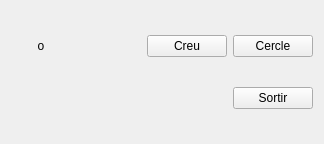
<?xml version="1.0" encoding="UTF-8"?>
<ui version="4.0">
 <class>myForm</class>
 <widget class="QWidget" name="myForm">
  <property name="geometry">
   <rect>
    <x>0</x>
    <y>0</y>
    <width>324</width>
    <height>144</height>
   </rect>
  </property>
  <property name="windowTitle">
   <string>Form</string>
  </property>
  <layout class="QVBoxLayout" name="verticalLayout">
   <item>
    <layout class="QHBoxLayout" name="horizontalLayout">
     <item>
      <widget class="MyLabel" name="label">
       <property name="minimumSize">
        <size>
         <width>60</width>
         <height>0</height>
        </size>
       </property>
       <property name="text">
        <string>o</string>
       </property>
       <property name="alignment">
        <set>Qt::AlignCenter</set>
       </property>
      </widget>
     </item>
     <item>
      <spacer name="horizontalSpacer">
       <property name="orientation">
        <enum>Qt::Horizontal</enum>
       </property>
       <property name="sizeHint" stdset="0">
        <size>
         <width>40</width>
         <height>20</height>
        </size>
       </property>
      </spacer>
     </item>
     <item>
      <widget class="QPushButton" name="pushButton">
       <property name="text">
        <string>Creu</string>
       </property>
      </widget>
     </item>
     <item>
      <widget class="QPushButton" name="pushButton_2">
       <property name="text">
        <string>Cercle</string>
       </property>
      </widget>
     </item>
    </layout>
   </item>
   <item>
    <layout class="QHBoxLayout" name="horizontalLayout_2">
     <item>
      <spacer name="horizontalSpacer_2">
       <property name="orientation">
        <enum>Qt::Horizontal</enum>
       </property>
       <property name="sizeHint" stdset="0">
        <size>
         <width>128</width>
         <height>20</height>
        </size>
       </property>
      </spacer>
     </item>
     <item>
      <widget class="QPushButton" name="pushButton_3">
       <property name="text">
        <string>Sortir</string>
       </property>
      </widget>
     </item>
    </layout>
   </item>
  </layout>
 </widget>
 <customwidgets>
  <customwidget>
   <class>MyLabel</class>
   <extends>QLabel</extends>
   <header>MyLabel.h</header>
   <slots>
    <slot>sumarU()</slot>
    <slot>sumarDos()</slot>
    <slot>reiniciar()</slot>
    <slot>posarCreu()</slot>
    <slot>posarCercle()</slot>
   </slots>
  </customwidget>
 </customwidgets>
 <resources/>
 <connections>
  <connection>
   <sender>pushButton_3</sender>
   <signal>pressed()</signal>
   <receiver>myForm</receiver>
   <slot>close()</slot>
   <hints>
    <hint type="sourcelabel">
     <x>273</x>
     <y>107</y>
    </hint>
    <hint type="destinationlabel">
     <x>205</x>
     <y>71</y>
    </hint>
   </hints>
  </connection>
  <connection>
   <sender>pushButton</sender>
   <signal>pressed()</signal>
   <receiver>label</receiver>
   <slot>posarCreu()</slot>
   <hints>
    <hint type="sourcelabel">
     <x>185</x>
     <y>36</y>
    </hint>
    <hint type="destinationlabel">
     <x>31</x>
     <y>38</y>
    </hint>
   </hints>
  </connection>
  <connection>
   <sender>pushButton_2</sender>
   <signal>pressed()</signal>
   <receiver>label</receiver>
   <slot>posarCercle()</slot>
   <hints>
    <hint type="sourcelabel">
     <x>293</x>
     <y>42</y>
    </hint>
    <hint type="destinationlabel">
     <x>23</x>
     <y>26</y>
    </hint>
   </hints>
  </connection>
 </connections>
</ui>
